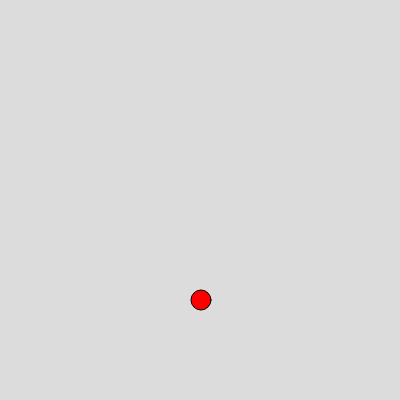
Frame 1 (no input)
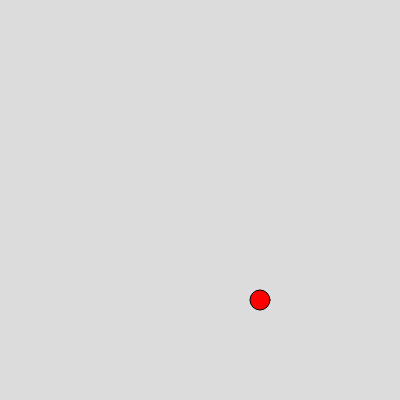
Frame 60 (no input)
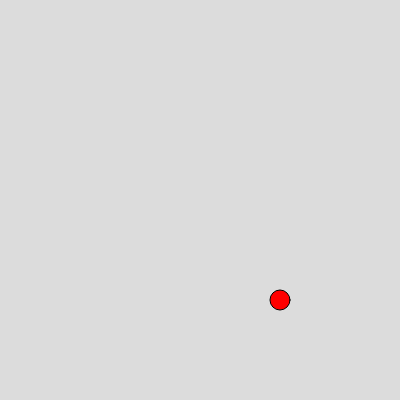
Frame 120 (the mouse pressed at the canvas centre since frame 60)

The p5.js sketch that drew these frames (run headless with seeded random() and noise() and a simulated clock; from frame 60 on, the mouse is pressed at the canvas centre):

// p5.js sketch
// ── sketch.js
var enemy;
function setup() {
    createCanvas(400, 400);
    enemy = new Enemy(width / 2, 3 * height / 4, 100);
}

function draw() {
    background(220);

    enemy.draw();
}

// ── Enemy.js
class Enemy {
    constructor(x, y, range) {

        this.x = x;
        this.y = y;
        this.range = range;
        this.size = 20;

        this.currentX = x;
        this.inc = 1;
    }

    update() {
        this.currentX += this.inc;

        if (this.currentX >= this.x + this.range || this.currentX < this.x) {
            this.inc *= -1;
        }

    }

    draw() {
        this.update();
        fill(255, 0, 0);
        ellipse(this.currentX, this.y, this.size, this.size);
    }

    checkContact(x, y) {
        if (dist(this.currentX, this.y, x, y) <= this.size) {
            return true;
        }

        return false;
    }
}
